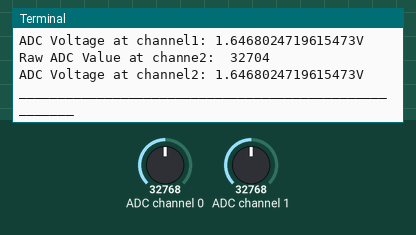
The program below on a simulated Raspberry Pi (BCM pin numbers). On the bench: the last lines printed to the terminal. The inputs (shaded band) are chosen by the test bench; at power-on: ADC channel 0 = 32768, ADC channel 1 = 32768 (analog values on the 0–65535 scale).

Above: at 1.2 s.
1.3 s: ADC channel 0 set to 45874
2.8 s: ADC channel 1 set to 45874
At 3.8 s:
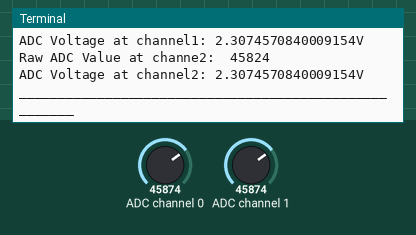
4.3 s: ADC channel 0 set to 57670
5.8 s: ADC channel 1 set to 57670
At 6.5 s:
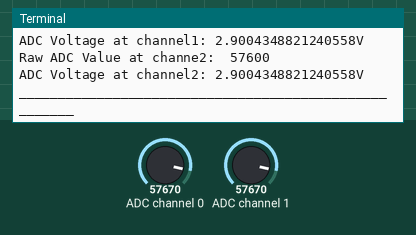
Timing chart, 0 to 8.3 s (numbered marks = the images above; inputs shaded):
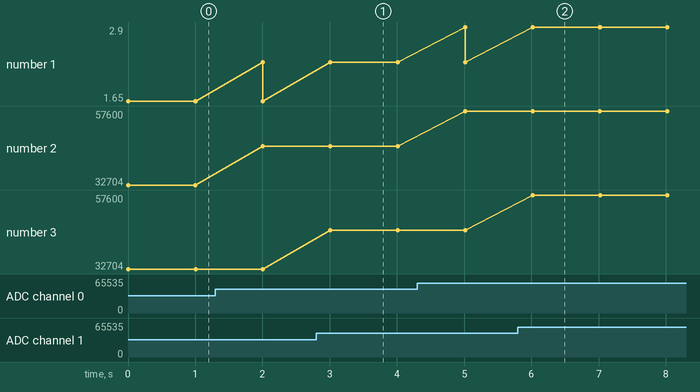

Measured:
- after the input at 2.8 s, the terminal: prints a new line after 0.21 s (image 1)
- after the input at 5.8 s, the terminal: prints a new line after 0.22 s (image 2)
- plotted number 2: 32704 → 45824 after the input at 1.3 s, 45824 → 57600 after the input at 4.3 s

The program:

test.py
```python
import time
import busio
import digitalio
import board
import adafruit_mcp3xxx.mcp3008 as MCP
from adafruit_mcp3xxx.analog_in import AnalogIn

# create the spi bus
spi = busio.SPI(clock=board.SCK, MISO=board.MISO, MOSI=board.MOSI)

# create the cs (chip select)
cs = digitalio.DigitalInOut(board.D8)

# create the mcp object
mcp = MCP.MCP3008(spi, cs)

while True:

    chan1 = AnalogIn(mcp, MCP.P0)
    chan2 = AnalogIn(mcp, MCP.P1)

    print('Raw ADC Value at channel1 : ', chan1.value)
    print('ADC Voltage at channel1: ' + str(chan1.voltage) + 'V')

    print('Raw ADC Value at channe2: ', chan2.value)
    print('ADC Voltage at channel2: ' + str(chan2.voltage) + 'V')
    print ('______________________________________________________')
    time.sleep(1)

'''
import time

import busio
import digitalio
import board
import adafruit_mcp3xxx.mcp3008 as MCP
from adafruit_mcp3xxx.analog_in import AnalogIn

# create the spi bus
spi = busio.SPI(clock=board.SCK, MISO=board.MISO, MOSI=board.MOSI)

# create the cs (chip select)
cs = digitalio.DigitalInOut(board.D8)

# create the mcp object
mcp = MCP.MCP3008(spi, cs)

while True:

    chan1 = AnalogIn(mcp, MCP.P0)
    chan2 = AnalogIn(mcp, MCP.P1)

    print('Raw ADC Value at channel1 : ', chan1.value)
    print('ADC Voltage at channel2: ' + str(chan1.voltage) + 'V')

    print('Raw ADC Value at channe2: ', chan2.value)
    print('ADC Voltage at channel2: ' + str(chan2.voltage) + 'V')
    time.sleep(0.5)
'''


'''
import busio
import digitalio
import board
import adafruit_mcp3xxx.mcp3008 as MCP
from adafruit_mcp3xxx.analog_in import AnalogIn

# create the spi bus
spi = busio.SPI(clock=board.SCK, MISO=board.MISO, MOSI=board.MOSI)

# create the cs (chip select)
cs = digitalio.DigitalInOut(board.D8)

# create the mcp object
mcp = MCP.MCP3008(spi, cs)


# create an analog input channel on pin 0
chan1 = AnalogIn(mcp, MCP.P0)
chan2 = AnalogIn(mcp, MCP.P1)

print('Raw ADC Value at channel1 : ', chan1.value)
print('ADC Voltage at channel2: ' + str(chan1.voltage) + 'V')

print('Raw ADC Value at channe2: ', chan2.value)
print('ADC Voltage at channel2: ' + str(chan2.voltage) + 'V')


'''

'''
import busio
import digitalio
import board
import adafruit_mcp3xxx.mcp3008 as MCP
from adafruit_mcp3xxx.analog_in import AnalogIn

# create the spi bus
spi = busio.SPI(clock=board.SCK, MISO=board.MISO, MOSI=board.MOSI)

# create the cs (chip select)
cs = digitalio.DigitalInOut(board.D8)

# create the mcp object
mcp = MCP.MCP3008(spi, cs)

# create an analog input channel on pin 0
chan = AnalogIn(mcp, MCP.P1)

print('Raw ADC Value: ', chan.value)
print('ADC Voltage: ' + str(chan.voltage) + 'V')
'''
```
